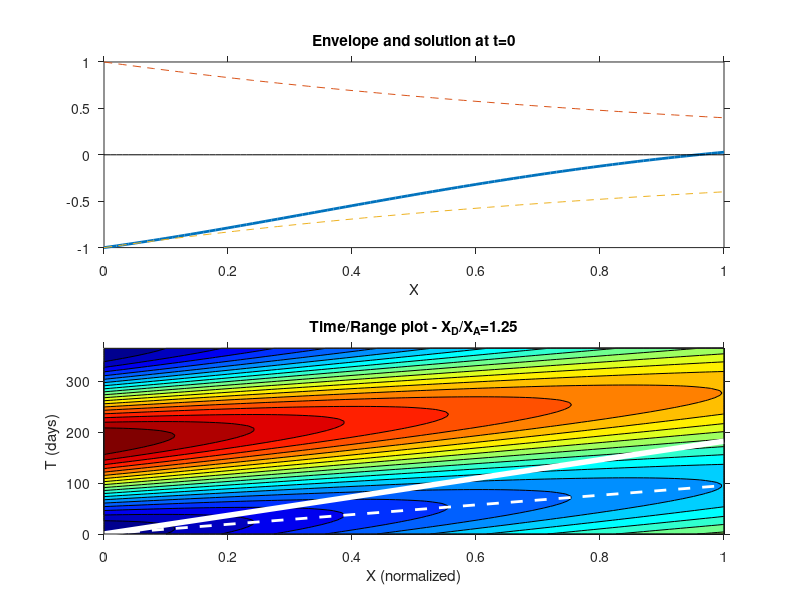
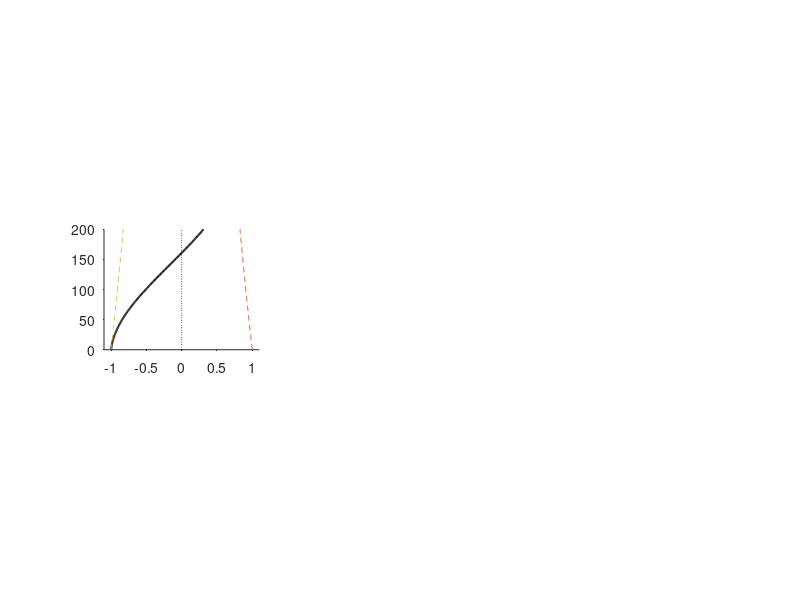

Write the MATLAB code that produced these figures, in order. (Note: this script raises an error after producing the figures.)
% Advection/Diffusion equation solutions
addpath(genpath('/ocean/sstevens/'));
addpath(genpath('/ocean/rich/home/matlab/m_map/'));
%%
clear

x=[0:.01:100];

K=2*(sqrt(1+i*(2*x).^2)-1)./(2*x).^2;

h=semilogx(x,real(K),x,imag(K));
set(h(1),'linewi',2);
legend('k_R','k_I');
xlabel('X_D/X_A');
set(gca,'tickdir','out','fontsize',16,'box','off');

% %print -depsc Advecdiffus
% print -dpng Advecdiffus

%%
t=linspace(0,2*pi,80);
x=0:.01:1;
[xx,tt]=meshgrid(x,t);

XA=1/(2*pi)*2;  % ADVECTIVE LENGTH SCALE
                % "2" means twice length in a year = "Strait of Georgia"

Gam=25;
Gam=.25;
Gam=2.5;   % 2*XD/XA
           % = 2.5 for "Strait of Georgia"

% Nondimensional soln.

K=2/XA*(sqrt(1+i*Gam.^2)-1)./Gam.^2;

 
S=-real(exp(i*tt-K*xx));

clf;set(gcf,'defaultaxestickdir','out','defaultaxestickdirmode','manual');
subplot(2,1,1);
hh=plot(x,S(1,:),x,0*x,'k',x,exp(-real(K)*x),'--',x,-exp(-real(K)*x),'--');
set(hh(1),'linewi',2);
title('Envelope and solution at t=0');
xlabel('X');

subplot(2,1,2);
%imagesc(x,t/(2*pi)*365,S);set(gca,'ydir','normal');
contourf(x,t/(2*pi)*365,S,[-1:.1:1]);
colormap(jet);
xlabel('X (normalized)');ylabel('T (days)');
line([0 1],[0 1/XA]/(2*pi)*365,'color','w','linewi',4);  % ADVECTION SPEED LINE
line([0 1],[0 imag(K)]/(2*pi)*365,'color','w','linewi',2,'linest','--');  % Effective line
title(['Time/Range plot - X_D/X_A=' num2str(Gam/2)]);

% print('-dpng',['Advecdiffus2_' num2str(Gam/2) '.png']);


%% Solutions for delta function

%% Do this again...For real!!!!

w=2*pi/(365); %rad/day
X=200;  % km
% U=X/(.5*365);  % km/day
U=2e-5*(60*60*24); % 1.5 cm/s (in km/day) as per measurements
% % U=1e-5*(60*60*24); % 1 cm/s
% U=0.5e-5*(60*60*24); % 0.5 cm/s

% gam = 2A/U
Gam=[20 1e2 1e4];

figure('units','centimeters','outerposition',[0 0 14 15],'color','w');
% orient portrait;wysiwyg;
set(gcf,'defaultaxestickdir','out','defaultaxestickdirmode','manual');

count=0;
lab={'d)' 'a)' 'e)' 'b)' 'f)' 'c)'};
for kk=1:3
count=count+1;
k=(sqrt(1+2*i*w/U*Gam(kk))-1)/Gam(kk);

t=linspace(0,365,80);
x=linspace(0,X,200);
[xx,tt]=meshgrid(x,t);

S=-real(exp(-k*xx+i*w*tt));

ax(count)=subplot(3,3,3+kk);
xlim([-1.1 1.1]);
hold on
hh=plot(S(1,:),x,0*x,x,'k:',exp(-real(k)*x),x,'--',-exp(-real(k)*x),x,'--');
set(hh(1),'linewi',1.5,'color','k');
set(hh(3),'color',rgb_x('light red'));
set(hh(4),'color',rgb_x('light red'));
patch([exp(-real(k)*x) fliplr(-exp(-real(k)*x))],[x fliplr(x)],rgb_x('light red'),...
    'facealpha',0.2,'linestyle','none');
text(0.05,1.1,lab{count},'units','normalized');

count=count+1;
ax(count)=subplot(3,3,kk);
%imagesc(x,t/(2*pi)*365,S);set(gca,'ydir','normal');
[CS,CH]=contourf(t,x,fliplr(rot90(S,-1)),-1:0.2:1,'linestyle','none');%,[-1:.1:1]);
caxis([-1 1]);
colormap(cmocean('balance','pivot',0));
% xlabel('X  (km)');ylabel('Time (days)');
line([0 X/U],[0 X],'color','k','linewi',3);  % ADVECTION SPEED LINE
line([0 X/U],[0 X],'color','w','linewi',1.5);  % ADVECTION SPEED LINE
line([0 imag(k)*X/w],[0 X],'color','w','linewi',2,'linest','--');  % Effective line
% title(['Time/Range plot - 2A/U=' num2str(Gam(kk))]);
title(['\gamma=' num2str(Gam(kk)) ' km']);
set(gca,'xtick',0:100:300);
text(0.05,1.1,lab{count},'units','normalized');

end

axes(ax(2))
ylabel('Distance (km)','fontsize',8);
axes(ax(1))
ylabel('Distance (km)','fontsize',8);
axes(ax(3))
xlabel('Temperature (^\circC)','fontsize',8);
axes(ax(4))
xlabel('Time (days)','fontsize',8);

axes(ax(6))
[ax,h]=m_contfbar([0.25 0.75],-.2,CS,CH,'endpiece','no','axfrac',.075,...
    'fontsize',6,'linest','none');

Gam=logspace(-3,6,100);
k=(sqrt(1+2*i*w/U.*Gam)-1)./Gam;
lnes=lines;

subplot(3,3,7:9);
h=semilogx(Gam,real(k)*X,Gam,imag(k)*X);
xlim(Gam([1 end]));
set(h(1),'linewi',1,'color',lnes(1,:));
set(h(2),'color',lnes(2,:));
grid on
hold on
patch([56 56 75 75],[0 max(imag(k)*X) max(imag(k)*X) 0],...
    rgb_x('light blue'),...
    'facealpha',0.4,'linestyle','none');
line([20 20],[0 max(imag(k)*X)],'color','k','linewi',0.5); 
line([100 100],[0 max(imag(k)*X)],'color','k','linewi',0.5);
line([1e4 1e4],[0 max(imag(k)*X)],'color','k','linewi',0.5);
xlabel('\gamma (km)');
ylabel('\it{k} \rm(km ^{-1})');
set(gca,'tickdir','out','fontsize',8,'box','off');
legend(h,'\it{k_r}','\it{k_i}');
text(0.02,1.1,'g)','units','normalized');

set(findall(gcf,'-property','FontSize'),'FontSize',8);

%% 
export_fig /ocean/sstevens/IW_project/figures/paper/vec/advecdiffus_V3.pdf -dpdf -nocrop

%%


figure(2);
clf;set(gcf,'defaultaxestickdir','out','defaultaxestickdirmode','manual');

Gam=logspace(-3,6,100);
k=(sqrt(1+2*i*w/U.*Gam)-1)./Gam;

h=semilogx(Gam,real(k)*X,Gam,imag(k)*X);
xlim(Gam([1 end]));
set(h(1),'linewi',1);
legend('k_RX','k_IX');
xlabel('2A/U (km)');
set(gca,'tickdir','out','fontsize',16,'box','off');

%%
figure(1);print -dpng fosc
figure(2);print -dpng fkvals

%%

Avals=[10 100 1000 10000]; % m^2/s

t=linspace(0,3,180); % years
x=linspace(0,200,200); % km
U=200/.5; % km/year
[xx,tt]=meshgrid(x,t);

figure(1);clf;orient landscape;wysiwyg;
for kk=1:length(Avals)

    subplot(2,4,kk);  
    A=Avals(kk)*(1e-6*(365*86400)); % Convert from m^2/s to km^2/year

    c=1./sqrt(4*pi*A*tt).*exp( -(xx-U*tt).^2./(4*A*tt) );
    c(1,:)=0;
    
    contourf(x,t,(c),20);
    line(x,x./U,'color','w','linewi',2);
    line(x,x./U,'color','r','linest','--');
    caxis([0 max(c(:,1))]);
    ylim([0 1]);
    xlabel('x/km');
    if kk==1, ylabel('time/years'); end
    title(sprintf('A=%g m^2/s',Avals(kk)));
    
    subplot(2,4,4+kk);
    plot(t,c(:,end));
    if kk==1, yy=ylim; end;
    line(x(end)./[U U],yy,'color','r','linest','--');
    mn=sum(t*c(:,end))/sum(c(:,end));
    line([mn mn],yy,'color',[0 .5 0],'linewi',3);
    text(mn,yy(2)/2,sprintf('Mean %.1f',mn));
    xlabel('time/years');
    ylabel('c(200 km,t)');
    
end
colormap(m_colmap('jet'));

% print -dpng Hdiffus
    


